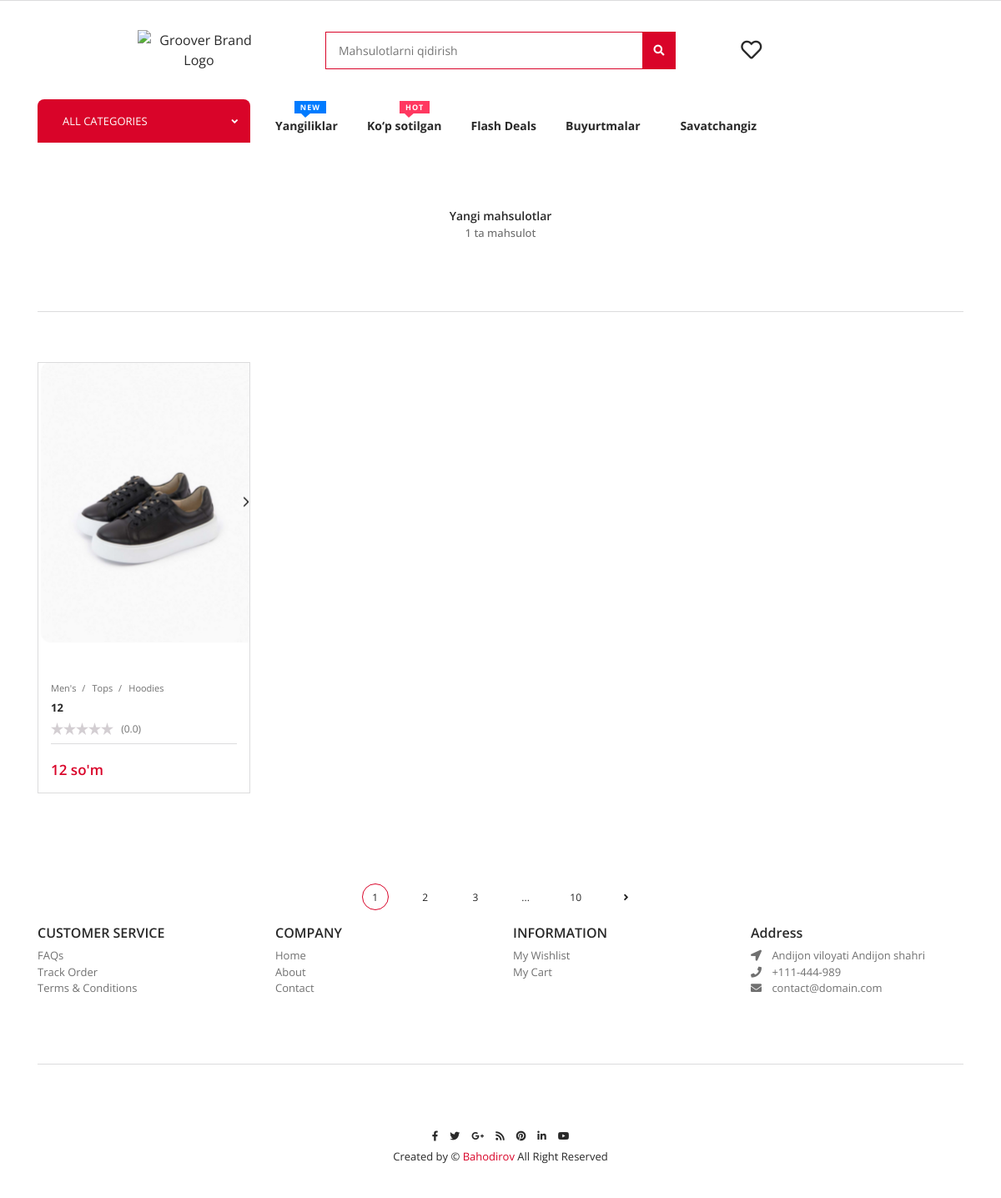
Before: /new-items/ with the older database file.
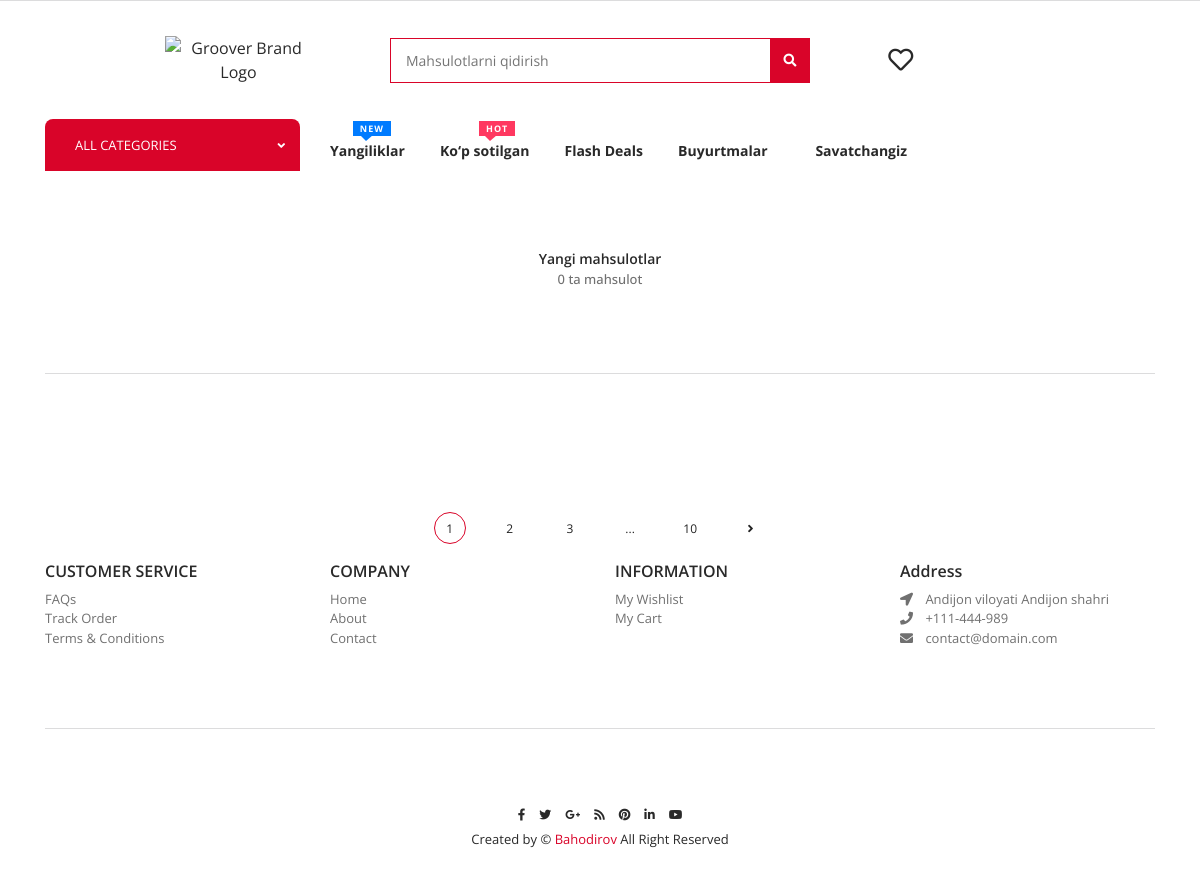
After: the same page with the newer database file.
### shop/models.py (models this page shows, shortened)
class Product(models.Model):
    STATUS_CHOICES = [
        ('new', 'New'),
        ('bestseller', 'Bestseller'),
        ('sale', 'Sale'),
    ]
    status = models.CharField(max_length=20, choices=STATUS_CHOICES, default='new')
    category = models.ForeignKey(Category, on_delete=models.CASCADE, related_name="products", null=True)
    nomi = models.CharField(max_length=255)
    description = models.TextField()
    narxi = models.DecimalField(max_digits=10, decimal_places=2)
    soni = models.PositiveIntegerField()  # Omborda qancha bor
    image = models.ImageField(upload_to="products/")
    created_at = models.DateTimeField(auto_now_add=True)
    tags = models.ManyToManyField(Tag, blank=True, related_name="tags")
    narx_kosib = models.IntegerField(default=0)
    narx_zakatovka = models.IntegerField(default=0)
    narx_kroy = models.IntegerField(default=0)
    narx_pardoz = models.IntegerField(default=0)
    def is_bestseller(self):
        from shop.models import OrderItem
        last_30_days = now() - timedelta(days=30)
        total_sold = OrderItem.objects.filter(
            product=self,
            order__created_at__gte=last_30_days
        ).aggregate(total=Sum('quantity'))['total'] or 0
        return total_sold
    @staticmethod
    def get_avg_rating(product_id):
        reting = Comment.objects.filter(product_id=product_id).aggregate(Avg('rating'))['rating__avg'] or 0
        return int(reting)

### shop/views.py (the view)
# urls.py: path('new-items/',new_products_view, name='news'),
def new_products_view(request):
    one_week_ago = now() - timedelta(days=7)
    category = request.GET.get('category', '')
    new_products = Product.objects.filter(created_at__gte=one_week_ago)
    images_by_product_and_color = get_images_by_product_and_color()
    for product in new_products:
        product.colors = list(product.variants.values_list('color', flat=True).distinct())
        product.sizes = list(set(product.variants.values_list('size', flat=True)))
        product.image_by_color = images_by_product_and_color.get(product.id, {})
    if category:
        new_products = new_products.filter(category__id=category)
    context = {
        'new_products': new_products,
        'sel_category': category,
        'images_by_product_and_color': images_by_product_and_color,
    }
    return render(request,'shop/news.html', context)

### shop/context_pros.py (called while the page is built)
def cart_items(request):
    cart = request.session.get("cart", {})
    total_price = sum(float(item["price"]) * int(item["quantity"]) for item in cart.values())
    quantity =sum(int(item["quantity"]) for item in cart.values())
    return {"cartitem": cart,'total_price': total_price, 'quantity':quantity}

def avg_rating(request):
    products = Product.objects.all()
    avg_ratings = {product.id: Product.get_avg_rating(product.id) for product in products}
    return {'avg_ratings': avg_ratings}

def category_items(request):
    context = {}
    context['categories'] = Category.objects.all()
    return context

def categories_processor(request):
    return {'categories': Category.objects.all()}

def product_filter(request):
    queryset = Product.objects.all()
    filter_type = request.GET.get('filter', 'last_5')
    if filter_type == 'last_5':
        queryset = queryset.order_by('-created_at')[:5]
    elif filter_type == 'arzon':
        queryset = queryset.order_by('narxi')  # Narxi bo‘yicha arzonlari
    elif filter_type == 'qimmat':
        queryset = queryset.order_by('-narxi')  # Narxi bo‘yicha qimmatlari
    return {'filtered_products': queryset}

### templates/shop/news.html (shortened to what this page needs)
{% extends 'shop/base2.html' %}
{% load static %}
{% load humanize %}
{% load custom_filters %}
{% block content %}
    <div class="page-deal u-s-p-t-80">
        <div class="container">
            <div class="deal-page-wrapper">
                <h1 class="deal-heading">Yangi mahsulotlar</h1>
                <h6 class="deal-has-total-items">{{new_products.count}} ta mahsulot</h6>
            </div>
            <div class="page-bar clearfix">
            </div>
            <div class="row product-container grid-style">
                {% for i in new_products   %}
                <div class="product-item col-lg-3 col-md-6 col-sm-6">
                    <div class="item">
                        <div class="image-container">
                            <a class="item-img-wrapper-link" href="{% url 'shop:detail' i.id%}">
                                <img class="img-fluid" src="{{i.image.url}}" alt="Product">
                            </a>
                        </div>
                        <div class="item-content">
                            <div class="what-product-is">
                                <ul class="bread-crumb">
                                    <li class="has-separator">
                                        <a href="shop-v1-root-category.html">Men's</a>
                                    </li>
                                    <li class="has-separator">
                                        <a href="shop-v2-sub-category.html">Tops</a>
                                    </li>
                                    <li>
                                        <a href="shop-v3-sub-sub-category.html">Hoodies</a>
                                    </li>
                                </ul>
                                <h6 class="item-title">
                                    <a href="single-product.html">{{i.nomi}}</a>
                                </h6>
                                <div class="item-stars">
                                    <div class='star' title="{{avg_ratings|dict_get:i.id|floatformat:1}} out of 5 - based on 0 Reviews">
                                    </div>
                                    <span>({{avg_ratings|dict_get:i.id|floatformat:1}})</span>
                                </div>
                            </div>
                            <div class="price-template">
                                <div class="item-new-price">
                                    {{i.narxi | floatformat:0| intcomma}} so'm
                                </div>
                            </div>
                        </div>
                    </div>
                </div>
                {% endfor %}
            </div>
            <div class="pagination-area">
                <div class="pagination-number">
                    <ul>
                        <li class="active">
                            <a href="shop-v1-root-category.html">1</a>
                        </li>
                        <li>
                            <a href="shop-v1-root-category.html">2</a>
                        </li>
                        <li>
                            <a href="shop-v1-root-category.html">3</a>
                        </li>
                        <li>
                            <a href="shop-v1-root-category.html">...</a>
                        </li>
                        <li>
                            <a href="shop-v1-root-category.html">10</a>
                        </li>
                        <li>
                            <a href="shop-v1-root-category.html" title="Next">
                                <i class="fa fa-angle-right"></i>
                            </a>
                        </li>
                    </ul>
                </div>
            </div>
        </div>
    </div>
</div>
{% endblock content %}

Changed rows visible on the page:
removed Product: image (picture), nomi "12", id "0.0", narxi "12"
Other visible differences:
{{ new_products.count }}: "1" → "0"
